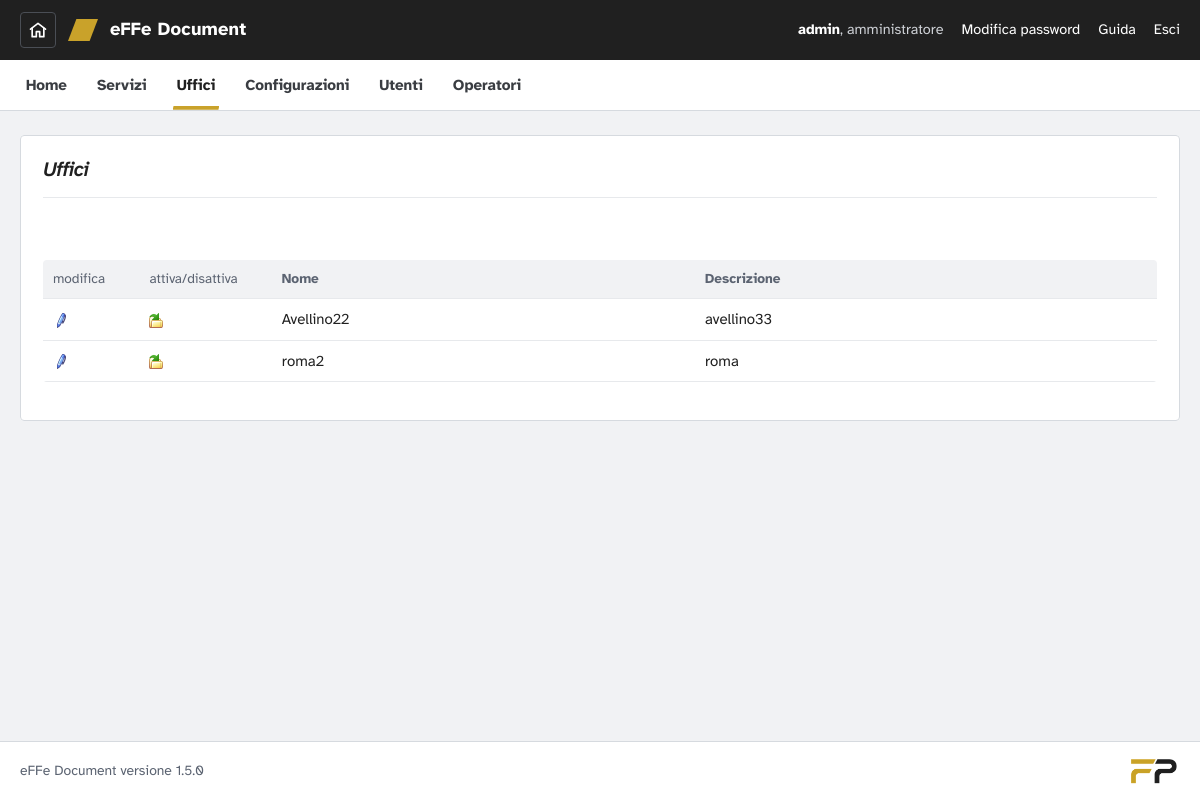
The page /effedocument/backoffice/service/service_uffici.php (signed in) on the database its author committed.
### tables this page shows
CREATE TABLE IF NOT EXISTS `configurazioni` (
  `id` int(11) NOT NULL AUTO_INCREMENT,
  `ldap` tinyint(1) NOT NULL,
  `ente` varchar(80) NOT NULL,
  `ente_sigla` varchar(2) NOT NULL,
  PRIMARY KEY (`id`)
);

CREATE TABLE IF NOT EXISTS `uffici` (
  `id` int(11) NOT NULL AUTO_INCREMENT,
  `abilitato` tinyint(1) NOT NULL DEFAULT '0',
  `nome` varchar(40) NOT NULL,
  `descrizione` varchar(30) NOT NULL,
  PRIMARY KEY (`id`)
);

### effedocument/common/core/core.php (called while the page is built, shortened)
<?php
class sast1com
{
	var $loggedOperatore="";
	var $loggedOperatoreRole="";
		function connessione()
		 {
		   $conf_array=mysql_fetch_array(mysql_query("select * from configurazioni order by id desc"));
 	}
	function getLoggedOperatore()
	{
		return $this->loggedOperatore;
	}
	function getLoggedOperatoreRole()
	{
		return $this->loggedOperatoreRole;
	}
	function getRuoloNome($id_ruolo)
 	{
		if ($id_ruolo < count($_SESSION['ruoli']) && $id_ruolo>=0)
			return $_SESSION['ruoli'][$id_ruolo];
		return "[ruolo non disponibile]";
	}
	function getRuoloAmministratoreId()
 	{
		return 0;
	}
	function getUfficiAttivi(){
		return mysql_query("select * from uffici where abilitato=1 order by nome");
	}
}
$objCore = &$_SESSION['connessione'];
$objCore->connessione();
?>

### effedocument/backoffice/service/service_uffici.php (the view, shortened to what this page needs)
<?php ob_start();  ?><!DOCTYPE HTML PUBLIC "-//W3C//DTD HTML 4.01 Transitional//EN" "http://www.w3.org/TR/html4/loose.dtd">
<?php
include("../../common/core/core.php");
include("../_include/adminconfig.php");
if (isset($_GET['attivi'])) $attivi=$_GET['attivi'];
else $attivi=1;
?>
<html>
<head>
<link href="../../common/css/effecss.css?v=1.5.0-5759dd" rel="stylesheet">
</head>
<body>
<div id="page">
<?php $menuSelezionato=12; include("../_include/bonav.php"); ?>
<div align="center">
	<div class="row"><fieldset><legend><img src="../../common/images/layout/uffici.png" width="60" height="60"><i>Uffici</i></legend>
        <p><br>
          </p>
      <div class="table">
<table width="100%">
<?php
	echo "<tr style=\"background-image:url(../../common/images/icon/bgfooter.gif);\">";
    echo "<td width=\"6\">modifica</td>";
    echo "<td width=\"6\">&nbsp;</td>";
    echo "<td width=\"6\">attiva/disattiva</td>";
    echo "<td width=\"6\">&nbsp;</td>";
	echo "<td><strong>Nome</strong></td>";
	echo "<td><strong>Descrizione</strong></td>";
	echo "</tr>";
	if ($attivi==1) $result = $objCore->getUfficiAttivi();
	else $result = $objCore->getUfficiNonAttivi();
	while($array=mysql_fetch_array($result)){
		echo "<tr>";
		echo "<td> <a href=\"../modifica/modifica_ufficio.php?id=".$array['id']."&op=mod\"><img src=\"../../common/images/icon/pen16.gif\" border=0></a></td>";
		echo "<td width=\"6\">&nbsp;</td>";
    	echo "<td> <a href=\"..\service\service_uffici.php?id=".$array['id']."&op=modstat\" onclick=\"return(confirm('Sei sicuro di abilitare/disabilitare il servizio ??'))\"><img src=\"../../common/images/icon/move16.gif\" border=0></a></td>";
	    echo "<td width=\"6\">&nbsp;</td>";
		echo "<td>".$array['nome']."</td>";
		echo "<td>".$array['descrizione']."</td>";
		echo "</tr>";
	}
?>
</table>
</div>
    </fieldset>
    </div>
                <div class="row">&nbsp;</div>
                        </div>
<?php include("../_include/bofooter.php"); ?>
</div>
</body>
</html>

### effedocument/backoffice/_include/bonav.php (shortened to what this page needs)
<?php
$ruoloCorrente = $objCore->getLoggedOperatoreRole();
?>
<header class="appbar">
  <a class="home-sito" href="../../index.php" title="Home page del sito" aria-label="Home page del sito"><svg width="20" height="20" viewBox="0 0 24 24" fill="none" stroke="currentColor" stroke-width="2" stroke-linecap="round" stroke-linejoin="round" aria-hidden="true"><path d="M3 11 12 4l9 7"/><path d="M5 10v10h5v-6h4v6h5V10"/></svg></a>
  <a class="brand" href="<?php echo paginaIniziale($objCore, $ruoloCorrente); ?>"><span class="brand-mark" aria-hidden="true"></span>eFFe Document</a>
  <div class="utente">
    <span><strong><?php echo htmlspecialchars($objCore->getLoggedOperatore(), ENT_QUOTES, 'ISO-8859-1'); ?></strong>, <?php echo htmlspecialchars($objCore->getRuoloNome($ruoloCorrente), ENT_QUOTES, 'ISO-8859-1'); ?></span>
    <?php if (empty($_SESSION['LDAP'])) { ?><a href="../modifica/modifica_password.php">Modifica password</a><?php } ?>
    <a href="javascript:apri('Help','../_help/effedoc.php',500,600);">Guida</a>
    <a href="../_security/logout.php?private=true">Esci</a>
  </div>
</header>

### effedocument/common/css/effecss.css (style rules this page uses)
:root { --ink: #202020; --ink-2: #3a3d42; --paper: #ffffff; --canvas: #f1f2f4; --line: #d6dadf; --line-soft: #e7e9ec; --muted: #5b6371; --gold: #c9a22a; --gold-ink: #7d610e; --gold-tint: #faf4e1; --crit: #b3261e; --crit-tint: #fcebea; --high: #9a5507; --high-tint: #fdf1e2; --low: #1f7a4d; --low-tint: #e7f4ec; --closed: #6b7280; --closed-tint: #eceef1; --radius: 4px; --font: "Atkinson Hyperlegible", "Segoe UI", Roboto, "Helvetica Neue", Arial, sans-serif; --slant: polygon(28% 0, 100% 0, 72% 100%, 0 100%); }
*, *::before, *::after { box-sizing: border-box; }
html { -webkit-text-size-adjust: 100%; }
body { margin: 0; background: var(--canvas); color: var(--ink); font-family: var(--font); font-size: 15px; line-height: 1.5; text-align: left; }
img { max-width: 100%; height: auto; }
p { margin: 0 0 .8em; }
a, a:visited { color: var(--gold-ink); text-decoration: underline; text-decoration-thickness: 1px; text-underline-offset: 2px; font-size: inherit; }
a img { border: 0; }
b, strong { font-weight: 700; }
#page, #wrapper, #secWrapper, #container { width: auto; background: none; padding: 0; margin: 0; }
#page { min-height: 100vh; display: flex; flex-direction: column; }
.row { margin: 0; width: auto; position: static; background: none; font-size: inherit; line-height: inherit; }
#page > div[align="center"], .contenuto { width: 100%; max-width: 1240px; margin: 0 auto; padding: 24px 20px 40px; text-align: left; flex: 1; }
div[align="center"] { text-align: inherit; }
.appbar { background: var(--ink); color: #fff; display: flex; align-items: center; gap: 16px; flex-wrap: wrap; padding: 0 20px; min-height: 60px; }
.brand { display: inline-flex; align-items: center; gap: 12px; color: #fff !important; text-decoration: none !important; font-weight: 700; font-size: 1.15rem; letter-spacing: .01em; }
.brand-mark { width: 30px; height: 22px; background: var(--gold); clip-path: var(--slant); flex: none; }
.appbar .utente { margin-left: auto; display: flex; align-items: center; gap: 18px; flex-wrap: wrap; font-size: .9rem; color: #cfd2d7; }
.appbar .utente strong { color: #fff; }
.appbar .utente a { color: #fff; text-decoration: none; }
fieldset { background: var(--paper); border: 1px solid var(--line); border-radius: var(--radius); padding: 20px 22px 22px; margin: 0 0 24px; min-width: 0; }
legend { float: left; width: 100%; padding: 0 0 12px; margin: 0 0 16px; border-bottom: 1px solid var(--line-soft); font-size: 1.2rem; font-weight: 700; color: var(--ink); }
table { border-collapse: collapse; max-width: 100%; }
td, th { padding: 6px 8px; vertical-align: top; text-align: left; }
.scroll-tabella > table { margin: 0; }
body { display: flex; flex-direction: column; min-height: 100vh; }
tr[style*="bgfooter"] { background: none !important; }
tr[style*="bgfooter"] td { background: var(--canvas); color: var(--muted); font-size: .85rem; border-bottom: 1px solid var(--line); }
table:has(tr[style*="bgfooter"]) { width: 100%; background: var(--paper); }
table:has(tr[style*="bgfooter"]) td { border-bottom: 1px solid var(--line-soft); vertical-align: middle; padding: 9px 10px; }
.home-sito { display: inline-flex; align-items: center; justify-content: center; flex: none; width: 36px; height: 36px; border-radius: var(--radius); text-decoration: none !important; }
.appbar .home-sito, .accesso-testa .home-sito { color: #fff !important; border: 1px solid #4a4e55; }
.appbar .home-sito + .brand, .sitebar .home-sito + .brand { margin-left: -4px; }

### rows shown on the page
configurazioni: ldap "amministratore"
uffici: nome "Avellino22", descrizione "avellino33"
uffici: nome "roma2", descrizione "roma"

### other values the page prints
$objCore->getLoggedOperatore() "admin"
$v[2] "Home"
$v[2] "Servizi"
$v[2] "Uffici"
$v[2] "Configurazioni"
$v[2] "Utenti"
$v[2] "Operatori"
